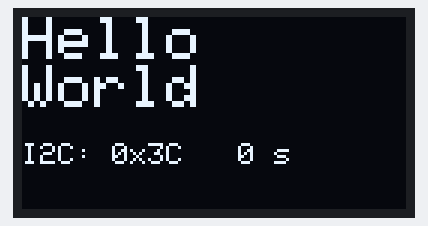
Bench run of a sketch on a simulated ESP32. Shown: 128×64 one-colour display. What the sketch prints to the serial monitor is not drawn.

Above: at 0.1 s.
At 4.1 s:
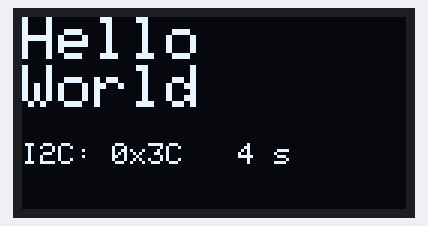
At 11.1 s:
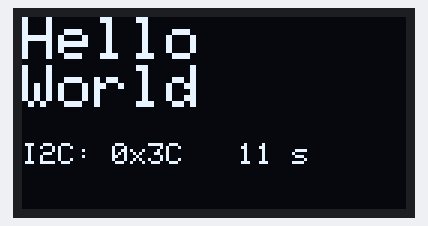
At 19.1 s:
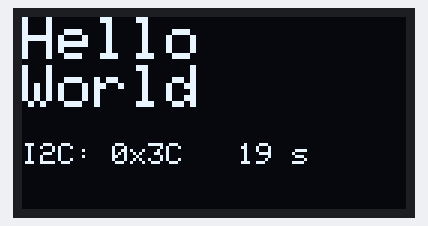
At 29.1 s:
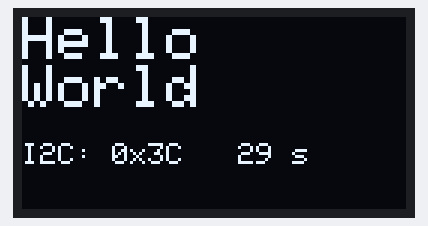
At 38.1 s:
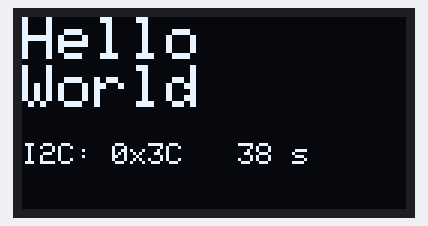

Measured:
- what the display in image 1 shows lasts 1.0 s, from 4.0 s to 5.0 s

The sketch:

14_ENERGY_OLED.ino
```cpp
#include <Wire.h>
#include <Adafruit_GFX.h>
#include <Adafruit_SSD1306.h>

static const int OLED_SDA_PIN = 21;
static const int OLED_SCL_PIN = 22;
static const int SCREEN_WIDTH = 128;
static const int SCREEN_HEIGHT = 64;
static const int OLED_RESET = -1;

Adafruit_SSD1306 display(SCREEN_WIDTH, SCREEN_HEIGHT, &Wire, OLED_RESET);

static uint8_t oledAddr = 0x3C;

static bool initDisplay(uint8_t address)
{
  if (!display.begin(SSD1306_SWITCHCAPVCC, address)) {
    return false;
  }

  display.clearDisplay();
  display.setTextColor(SSD1306_WHITE);
  display.setTextWrap(false);
  return true;
}

static void drawHello(unsigned long seconds)
{
  display.clearDisplay();

  display.setTextSize(2);
  display.setCursor(0, 0);
  display.println(F("Hello"));
  display.println(F("World"));

  display.setTextSize(1);
  display.setCursor(0, 42);
  display.print(F("I2C: "));
  display.print(oledAddr == 0x3C ? F("0x3C") : F("0x3D"));

  display.setCursor(72, 42);
  display.print(seconds);
  display.print(F(" s"));

  display.display();
}

void setup()
{
  Serial.begin(115200);
  Serial.println();
  Serial.println(F("14_ENERGY_OLED boot"));

  Wire.begin(OLED_SDA_PIN, OLED_SCL_PIN);
  Wire.setClock(400000);

  if (!initDisplay(0x3C)) {
    oledAddr = 0x3D;
    if (!initDisplay(0x3D)) {
      Serial.println(F("SSD1306 init failed"));
      while (true) {
        delay(1000);
      }
    }
  }

  display.setRotation(2);
  drawHello(0);
}

void loop()
{
  static unsigned long lastDrawMs = 0;
  if (millis() - lastDrawMs >= 1000UL) {
    lastDrawMs = millis();
    drawHello(millis() / 1000UL);
  }
}
```
